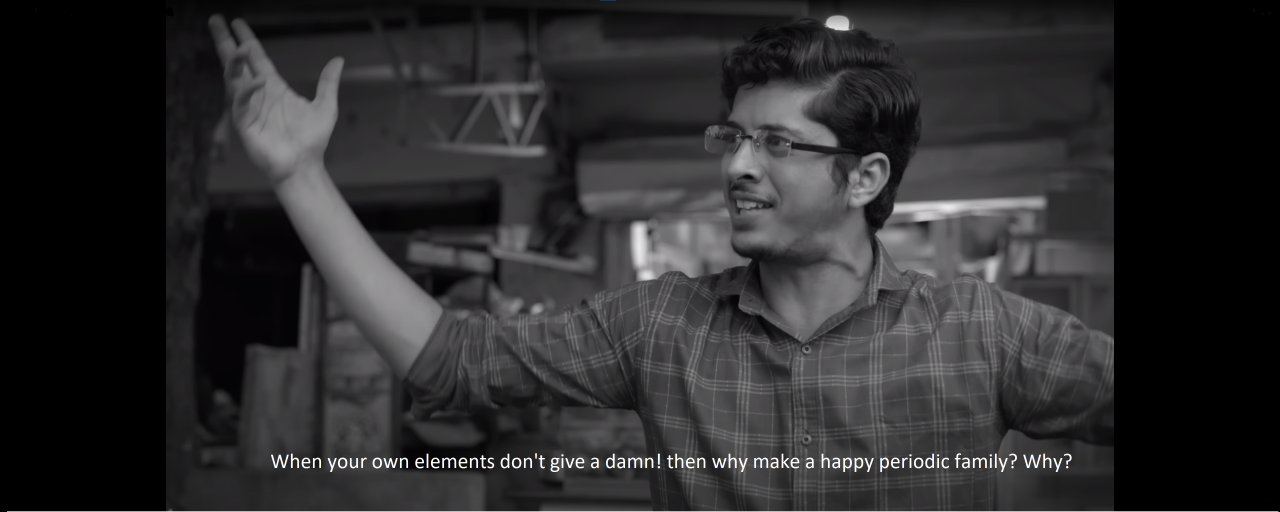
#> input picture IT-Sentiment/data/images/Kota Factory Meme.png, 3840 x 1536 px (shown at 1/3 size)
$ python preprocess_image.py ../../data/images out
#> lines starting #> are read from the running program, lines starting #| are printed output that depends on the picture
### IT-Sentiment/src/preprocessing/image_preprocess_util.py
import cv2
from utility.logger_util import LoggerUtil

class ImagePreprocessor:
    def __init__(self, target_size=(256, 256), log_file="preprocessing.log"):
        self.target_size = target_size
        self.logger = LoggerUtil(log_file)

    def preprocess_image(self, image_path, output_dir):
        """Preprocess an image"""
        try:
            # Read the image
            image = cv2.imread(str(image_path))
#> image is the input picture: shape (1536, 3840, 3); mean B, G, R 44.8, 43.9, 44.7

            # Resize the image
            resized_image = cv2.resize(image, self.target_size, interpolation=cv2.INTER_LINEAR)
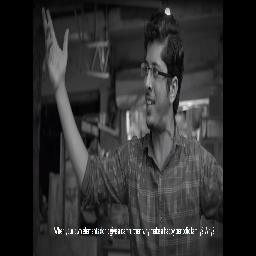
#> resized_image: shape (256, 256, 3); mean B, G, R 44.8, 43.9, 44.7

            # Save the preprocessed image
            output_path = output_dir / image_path.name
            cv2.imwrite(str(output_path), resized_image)
            self.logger.log_info(f"Preprocessed image saved at: {output_path}")

        except Exception as e:
            self.logger.log_error(f"Error preprocessing image {image_path}: {str(e)}")

### IT-Sentiment/utility/logger_util.py
import logging
from logging.handlers import RotatingFileHandler
import sys
from functools import wraps

class LoggerUtil:
    _instance = None

    def __new__(cls, *args, **kwargs):
        if not cls._instance:
            cls._instance = super(LoggerUtil, cls).__new__(cls)
            cls._instance.logger = None
        return cls._instance

    # [28 lines left out: functions init_logger, set_log_level, set_log_format, not called in this run]

    def log_info(self, message):
        """Log an info message"""
        if self.logger:
            self.logger.info(message)

    # [17 lines left out: functions log_error, with_logging, not called in this run]

### IT-Sentiment/src/preprocessing/preprocess_image.py
import argparse
from pathlib import Path
from image_preprocess_util import ImagePreprocessor

def main():
    parser = argparse.ArgumentParser(description="Image preprocessing script")
    parser.add_argument("input_dir", type=Path, help="Input directory containing images")
    parser.add_argument("output_dir", type=Path, help="Output directory for preprocessed images")
    parser.add_argument("--target_size", type=int, nargs=2, default=(256, 256),
                        help="Target size for resizing (width height)")
    args = parser.parse_args()

    # Initialize ImagePreprocessor
    preprocessor = ImagePreprocessor(target_size=tuple(args.target_size))

    # Process each image in the input directory
    for image_path in args.input_dir.glob("*"):
        if image_path.is_file():
            preprocessor.preprocess_image(image_path, args.output_dir)
#> pass 2 of the loop in main, `for image_path in args.input_dir.glob("*"):`:
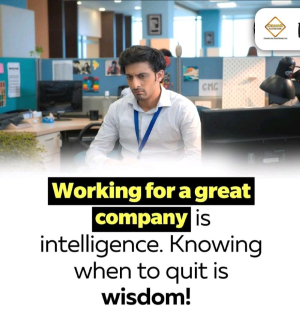
#> input picture IT-Sentiment/data/images/MicrosoftTeams-image (2).png, 300 x 313 px
#> in preprocess_image, image is the input picture: shape (313, 300, 3); mean B, G, R 171.1, 174.1, 170.8
#> in preprocess_image (call 2), `resized_image = cv2.resize(image, self.target_size, interpolation=cv2...`:
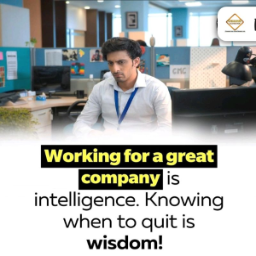
#> resized_image: shape (256, 256, 3); mean B, G, R 170.9, 174, 170.6

if __name__ == "__main__":
    main()
